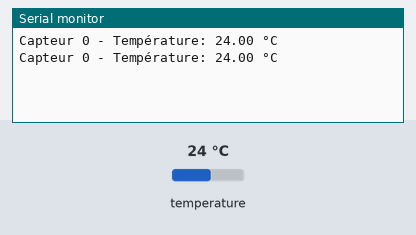
Recording of a sketch running on a simulated Arduino Uno, built with avr-gcc and run on an emulated ATmega328P. Shown: the last lines printed to the serial monitor. The inputs (shaded band) are chosen by the test bench; at power-on: temperature 24 °C.

Above: at 2.3 s.
2.4 s: temperature set to 12 °C
At 2.4 s:
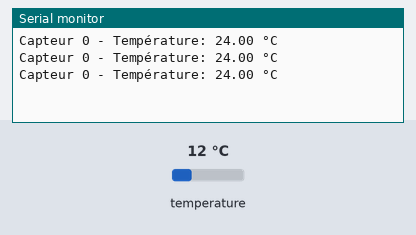
3.9 s: temperature set to 19 °C
At 3.9 s:
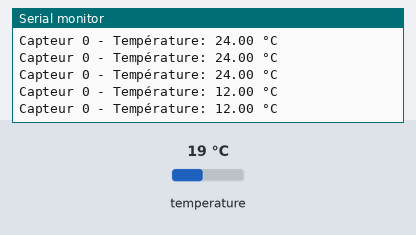
Timing chart, 0 to 6.9 s (numbered marks = the images above; inputs shaded):
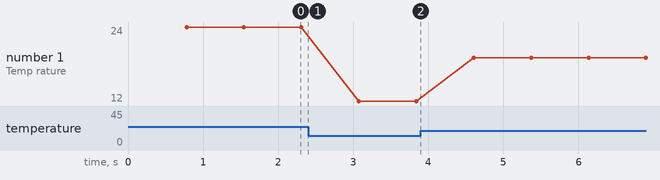

The sketch:

sonde2.ino
```cpp
#include <OneWire.h>
#include <DallasTemperature.h>


#define ONE_WIRE_BUS 2 // Utilisation de la broche D2 (PA10)

OneWire oneWire(ONE_WIRE_BUS);
DallasTemperature sensors(&oneWire);

void setup() {
  Serial.begin(115200);
  while (!Serial);
  sensors.begin();


  }

void sonde(int port) {
  // Demande la lecture des températures sur tous les capteurs
  sensors.requestTemperatures();

  // Récupère le nombre de capteurs détectés
  int deviceCount = sensors.getDeviceCount();

  // Parcourt chaque capteur et affiche sa température
  for (int i = 0; i < deviceCount; i++) {
    float tempC = sensors.getTempCByIndex(i); // Lecture de la température du capteur i
    Serial.print("Capteur ");
    Serial.print(i);
    Serial.print(" - Température: ");
    Serial.print(tempC);
    Serial.println(" °C");
  }
}


void loop() {
  sonde(ONE_WIRE_BUS);
}
```

Measured:
- plotted number 1: 24 → 12 after the input at 2.4 s, 12 → 19 after the input at 3.9 s
